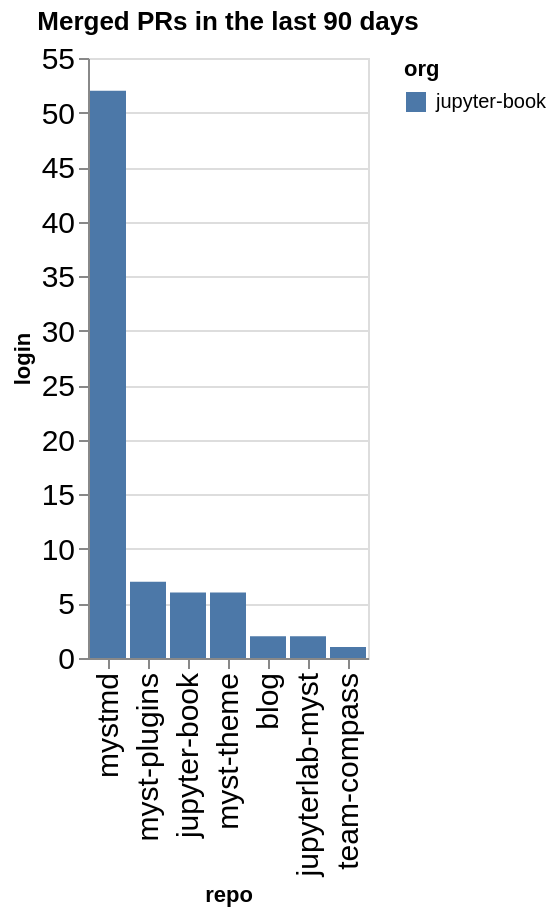

Notebook source saved alongside this figure:
### Code cell
prs_by_repo = merged.groupby(['org', 'repo']).count()['login'].reset_index().sort_values(['org', 'login'], ascending=False)
alt.Chart(data=prs_by_repo, title=f"Merged PRs in the last {n_days} days").mark_bar().encode(
    x=alt.X('repo', sort=prs_by_repo['repo'].values.tolist()),
    y='login',
    color='org'
)

### Figure 1 — Vega-Lite specification as saved in the notebook (floating-point values rounded to 4 significant figures)
{"config": {"axisLeft": {"labelFontSize": 15}, "axisBottom": {"labelFontSize": 15}}, "data": {"name": "data-7b2ab5018e423dfd04ba52795fe679dc"}, "mark": {"type": "bar"}, "encoding": {"color": {"field": "org", "type": "nominal"}, "x": {"field": "repo", "sort": ["mystmd", "myst-plugins", "jupyter-book", "myst-theme", "blog", "jupyterlab-myst", "team-compass"], "type": "nominal"}, "y": {"field": "login", "type": "quantitative"}}, "title": "Merged PRs in the last 90 days", "$schema": "https://vega.github.io/schema/vega-lite/v5.20.1.json", "datasets": {"data-7b2ab5018e423dfd04ba52795fe679dc": [{"org": "jupyter-book", "repo": "mystmd", "login": 52}, {"org": "jupyter-book", "repo": "myst-plugins", "login": 7}, {"org": "jupyter-book", "repo": "jupyter-book", "login": 6}, {"org": "jupyter-book", "repo": "myst-theme", "login": 6}, {"org": "jupyter-book", "repo": "blog", "login": 2}, {"org": "jupyter-book", "repo": "jupyterlab-myst", "login": 2}, {"org": "jupyter-book", "repo": "team-compass", "login": 1}]}}
